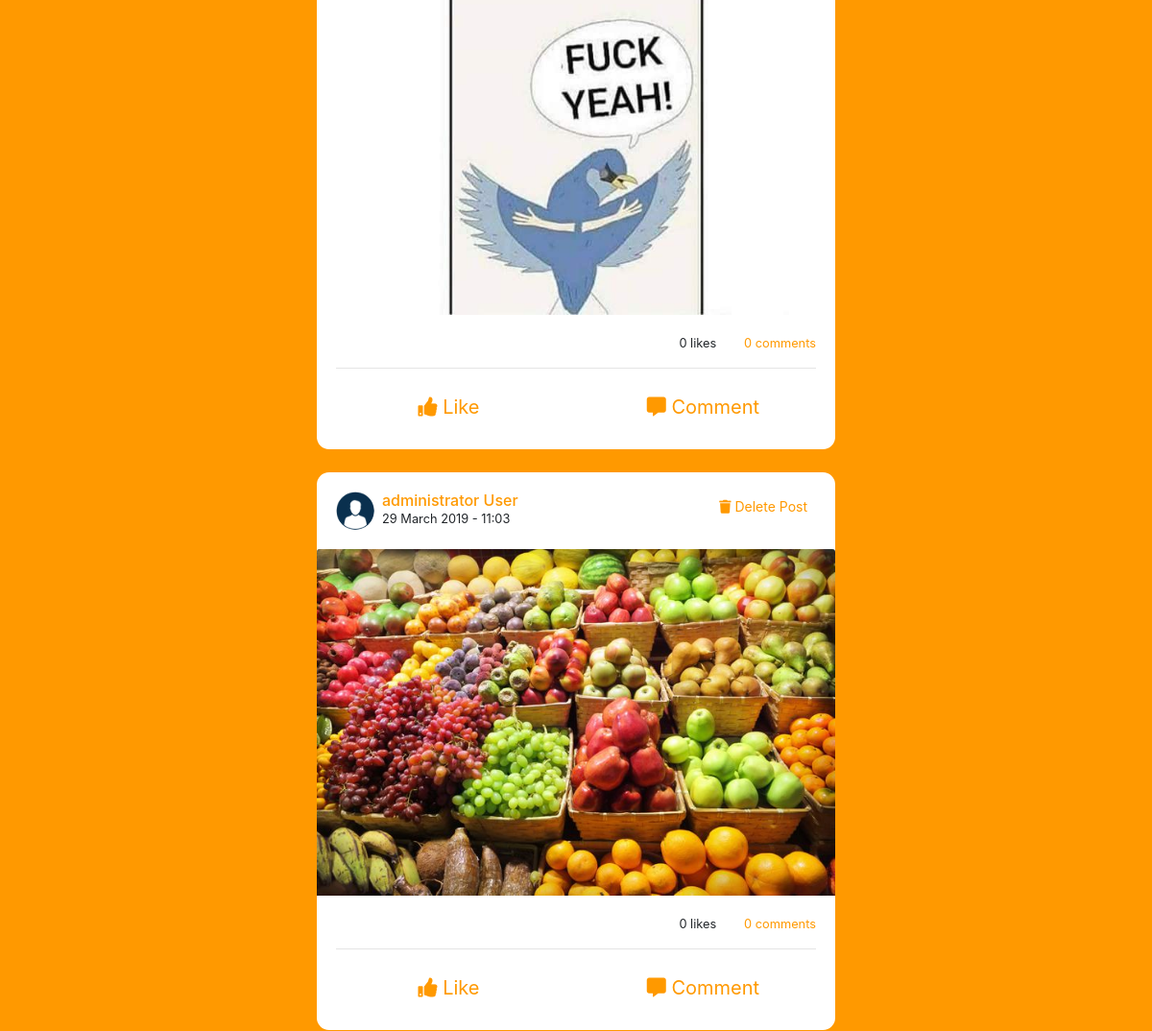
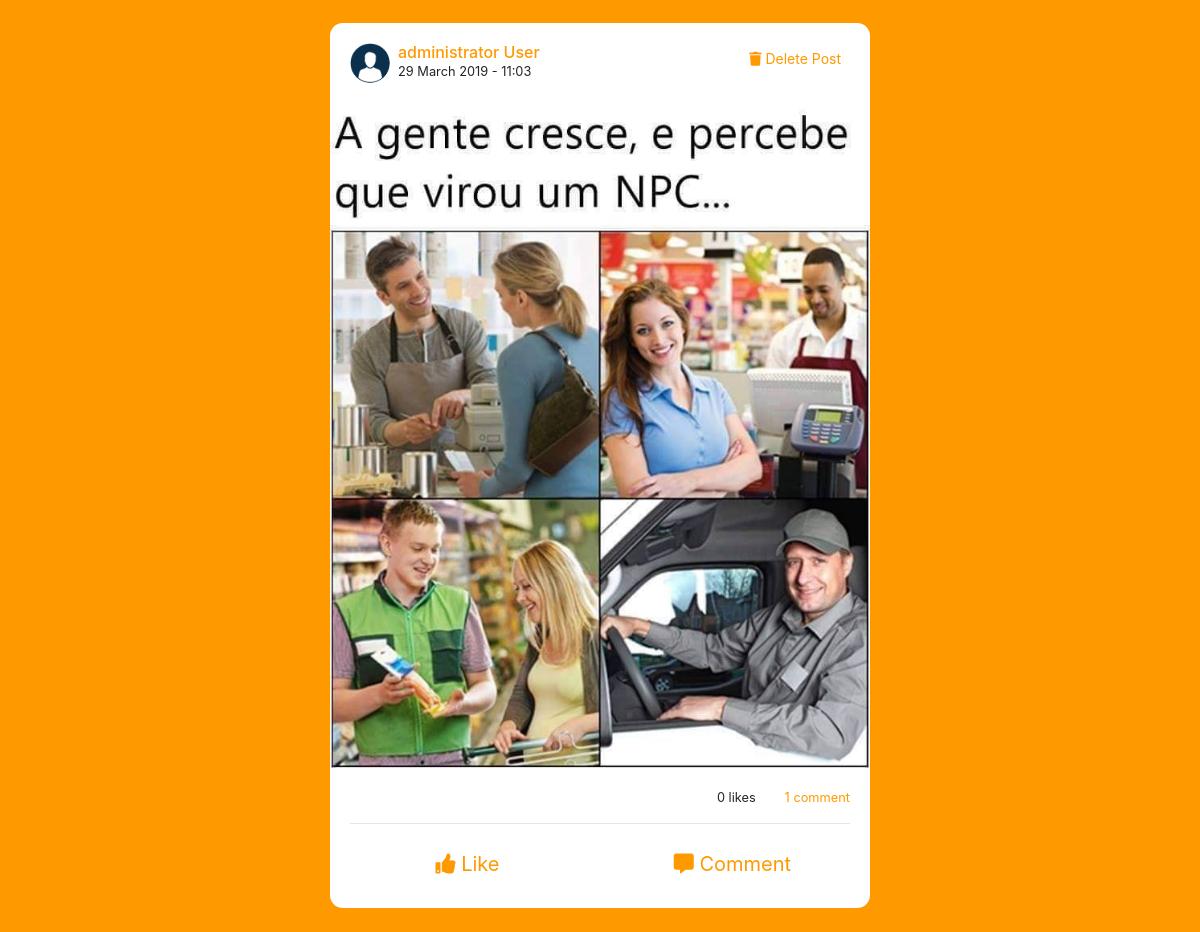
The page / (signed in, lower part) on the database as committed earlier (2 pictures, top to bottom).
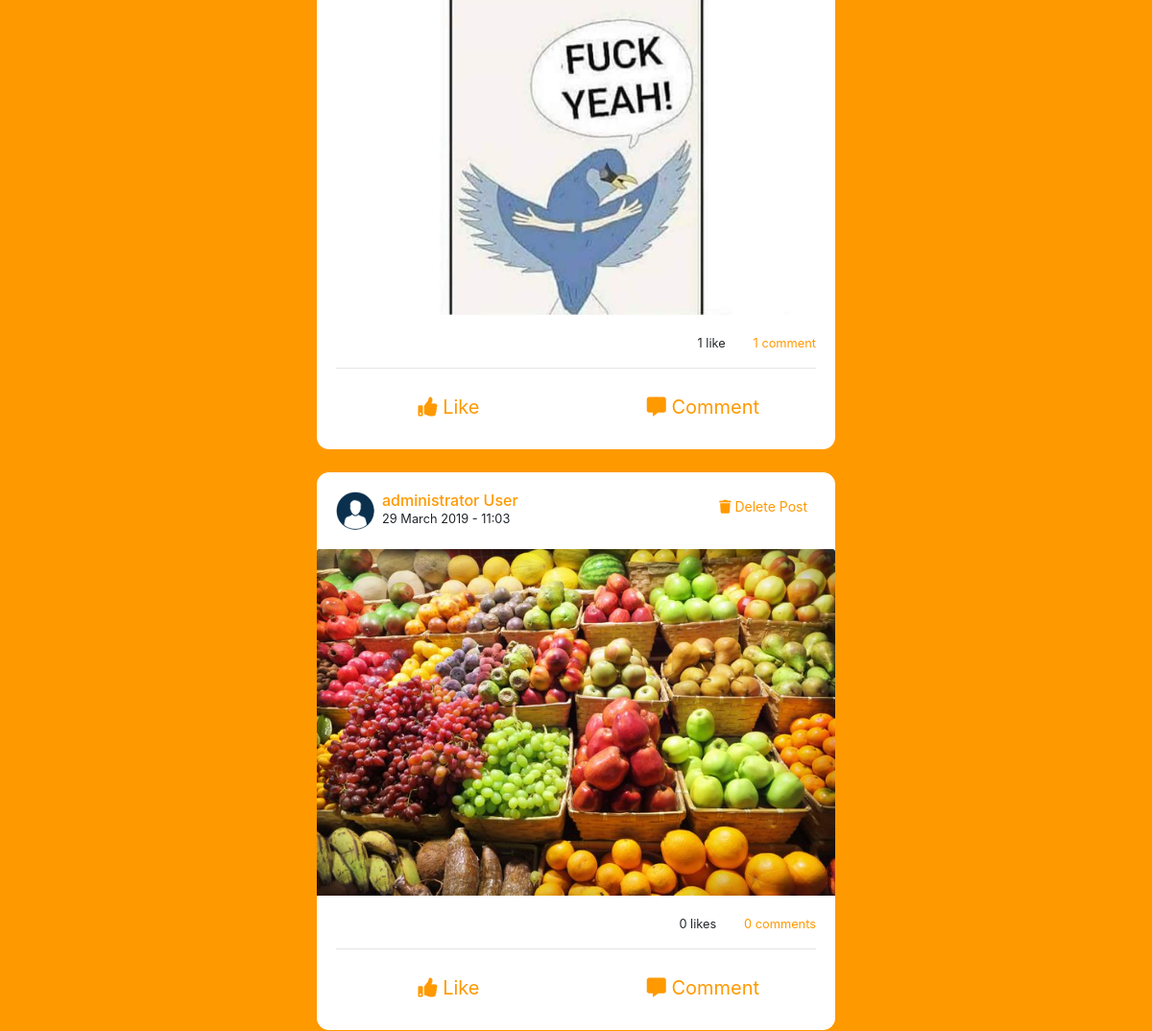
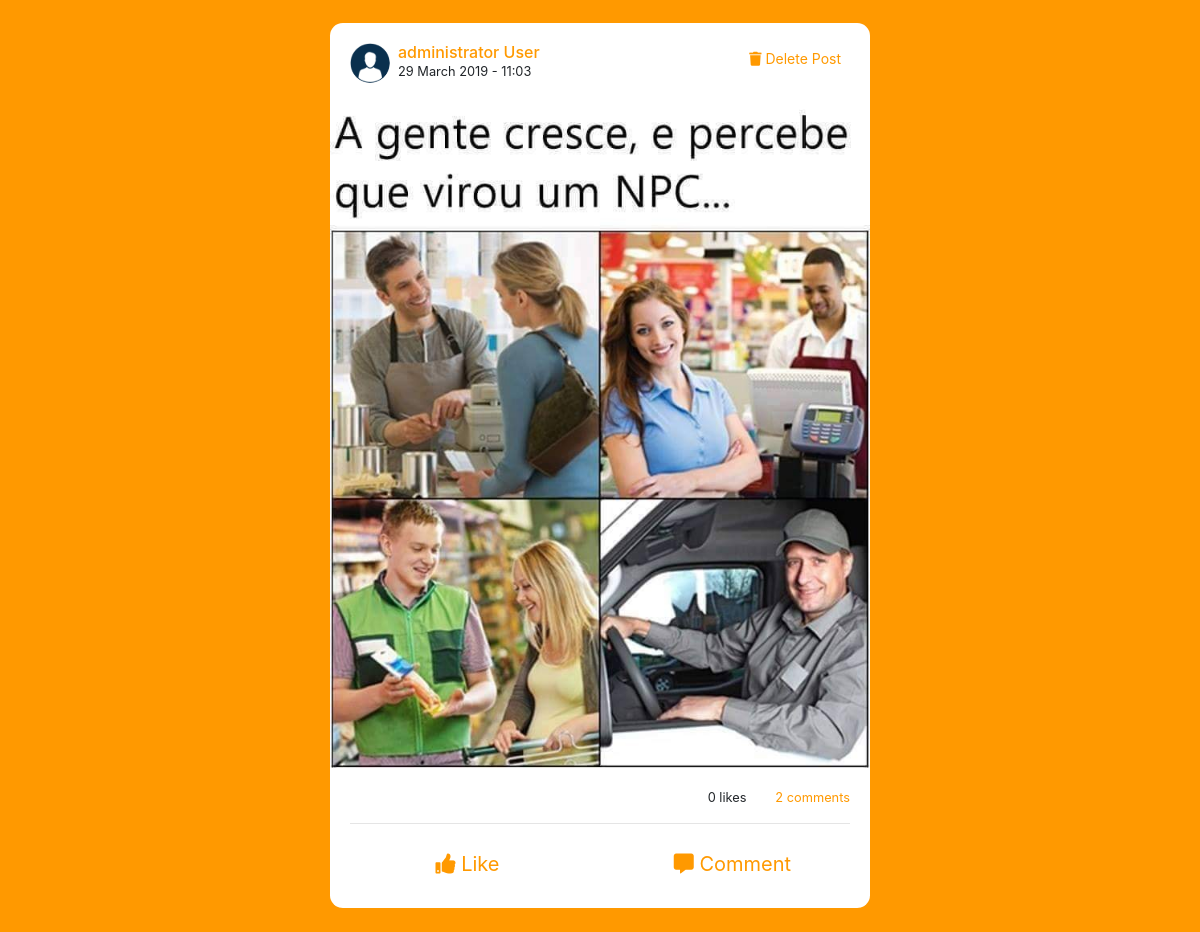
The same page on the database as committed later (2 pictures, top to bottom).
### posts/models.py (models this page shows, shortened)
class Post(models.Model):
    author  = models.ForeignKey(User, on_delete=models.CASCADE)
    created = models.DateTimeField('Created', auto_now_add=True)
    updated = models.DateTimeField('Updated', auto_now=True)
    text    = models.TextField('Text', blank=True)
    image   = models.ImageField('Image', upload_to='img_post', null=True, blank=True)
    likes   = models.ManyToManyField(User, related_name='likes', blank=True)

### accounts/models.py (models this page shows)
class User(AbstractBaseUser, PermissionsMixin):
    first_name = models.CharField('First Name', max_length=50)
    last_name = models.CharField('Last Name', max_length=50)
    username = models.CharField('Username', max_length=60, unique=True)
    email = models.EmailField('E-mail', unique=True)
    birth_date = models.DateField('Birth Date', auto_now=False, null=True)
    description = models.TextField('Description', null=True, blank=True)
    description_card = models.TextField('Brief Description', null=True, blank=True)
    Prof_pic = models.ImageField('Profile Picture', upload_to='user_prof_pic', null=True, blank=True)
    album_photos = models.ImageField('Album photos', upload_to='album_photos', null=True, blank=True)
    cover_image = models.ImageField('Cover Image', upload_to='cover_pics', null=True, blank=True)
    date_joined = models.DateTimeField('Date joined', auto_now_add=True)
    works_out = models.CharField('Works out at', max_length=60)
    last_gym = models.CharField('Last Gym', max_length=60, default='last gym')
    city = models.CharField('Lives in', max_length=60)
    hometown = models.CharField('Hometown', max_length=60)
    is_active = models.BooleanField(default=True)
    is_admin = models.BooleanField(default=False)
    is_staff = models.BooleanField(default=False)
    USERNAME_FIELD = 'email'
    REQUIRED_FIELDS = ['username',]
    object = UserManager()
    class Meta:
        verbose_name = 'User'
        verbose_name_plural = 'Users'
    def __str__(self):
        return f"{self.first_name} {self.last_name}" or self.username

### core/views.py (the view)
# urls.py: path('', views.IndexPage, name='index'),
@login_required
def IndexPage(request):
    post = Post.objects.order_by('-created')
    if request.method == 'POST':
        form_post = PostForm(request.POST or None, request.FILES or None)
        if form_post.is_valid():
            form = form_post.save(commit=False)
            form.author = request.user
            form.save()
            return redirect('index')
    else:
        form_post = PostForm()
    is_liked = False
    if Post.objects.filter(likes=request.user.pk):
        is_liked = True
    context = {
        'post': post,
        'form_post': form_post,
        'is_liked': is_liked,
    }
    return render(request, 'index.html', context)

### accounts/context_processors.py (called while the page is built)
def user_list(request):
    latest_users = User.object.order_by('-date_joined')[:6]
    return {'user_list': latest_users}

### core/templates/index.html (shortened to what this page needs)
{% extends "base.html" %}
{% load static %}
{% block content %}
    <br>
    {% for posts in post %}
        <div class="card">
            <div class="card-body">
                <a href="{% url 'accounts:profile' posts.author.pk %}">
                    {% if posts.author.Prof_pic %}
                        <img src="{{ posts.author.Prof_pic.url }}" class="prof_pic_ind float-left mr-2">
                    {% else %}
                        <img src="{% static 'img/download.png' %}" class="prof_pic_ind float-left mr-2">
                    {% endif %}
                </a>
                {% if user.pk == posts.author.pk %}
                    <a href="{% url 'posts:delete_post' posts.pk %}" class="btn btn-sm btn-color float-right"><i class="fas fa-trash"></i> Delete Post</a>
                {% endif %}
                <a href="{% url 'accounts:profile' posts.author.pk %}" class="link-color"><h6 class="card-title mar-card-title">{{ posts.author }}</h6></a>
                <p class="card-text">{{ posts.created|date:"d F Y - H:m" }}</p>
            </div>
            {% if posts.image %}
                <a href="{% url 'posts:post_page' posts.pk %}"><img src="{{ posts.image.url }}" class="card-img-top" alt=""></a>
            {% endif %}
            <div class="card-body">
                <p class="card-text text-right">
                    {{ posts.likes.count }} like{{ posts.likes.count|pluralize }} &nbsp;&nbsp;&nbsp;&nbsp;&nbsp;&nbsp;
                    <a href="{% url 'posts:post_page' posts.pk %}" class="link-color">
                        {{ posts.comment_set.count }} comment{{ posts.comment_set.count|pluralize }}
                    </a>
                </p>
                <hr>
                <div class="row">
                    <div class="col-md-6 d-flex justify-content-center">
                        <form action="{% url 'posts:like_post' %}" method="POST">
                            <button type="submit" onclick="reloadLike()" id="choice{{ posts.pk }}" class="btn btn-lg btn-color" value="{{ posts.pk }}" name="post_id"><i class="fas fa-thumbs-up"></i> Like</button>
                        </form>
                    </div>
                    <div class="col-md-6 d-flex justify-content-center">
                        <a href="{% url 'posts:post_page' posts.pk %}" class="btn btn-lg btn-color"><i class="fas fa-comment-alt"></i> Comment</a>
                    </div>
                </div>
            </div>
        </div>
        <br>
    {% endfor %}
{% endblock %}

Rows that differ between the two databases and show on the page:
changed Post (number 1 of 3 on the later page): likes.count "0" → "1"; comment_set.count "0" → "1"
computed for Post (number 3 of 3 on the later page): comment_set.count "1" → "2"
